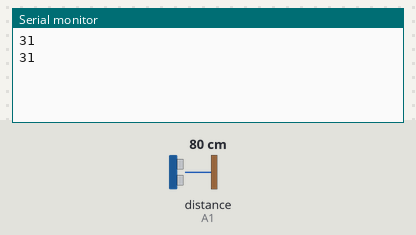
Bench run of a sketch on a simulated Arduino Uno, built with avr-gcc and run on an emulated ATmega328P. Parts: the last lines printed to the serial monitor. Inputs (shaded band) come from the test bench; at power-on: distance to the obstacle (sensor on A1) 80 cm.

Above: at 2.8 s.
2.9 s: distance to the obstacle (sensor on A1) set to 2 cm
At 4.8 s:
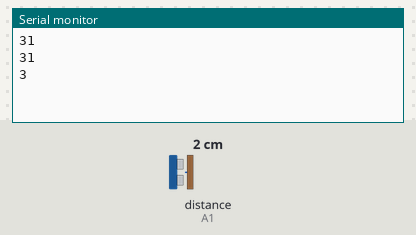
5.6 s: distance to the obstacle (sensor on A1) set to 4 cm
At 7.1 s:
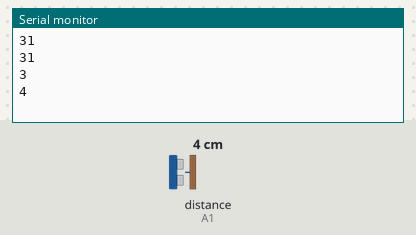
Timing chart, 0 to 8.6 s (numbered marks = the images above; inputs shaded):
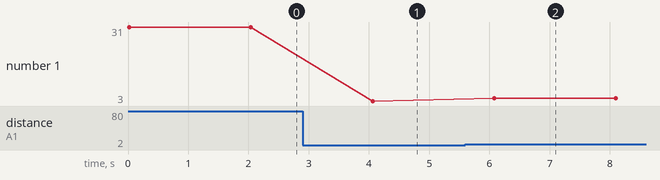

Measured:
- after the input at 2.9 s, the serial monitor: prints a new line after 1.2 s (image 1)
- after the input at 5.6 s, the serial monitor: prints a new line after 0.48 s (image 2)
- plotted number 1: 31 → 3 after the input at 2.9 s, 3 → 4 after the input at 5.6 s

The sketch:

capteur.ino
```cpp
#include <SharpIR.h>


int pin_cd = A1, pin_cg = A0;
int dist=0;
SharpIR capt_d(SharpIR::GP2Y0A41SK0F,pin_cd), capt_g(SharpIR::GP2Y0A41SK0F,pin_cg);

void setup() {
  Serial.begin(115200);
  // put your setup code here, to run once:

}

void loop() {
  // put your main code here, to run repeatedly:
  dist = capt_d.getDistance();
  Serial.println(dist);
  delay(2000);

}
```
